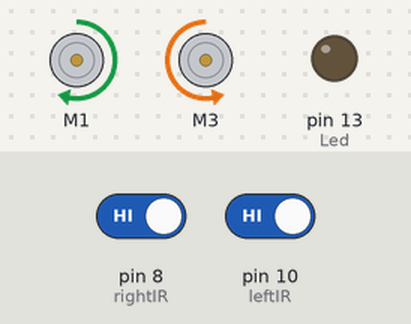
Simulated run of this sketch. Board: Arduino Uno, built with avr-gcc and run on an emulated ATmega328P. On the bench: 2 × DC motor (green arrow = forward, orange = backward, longer = faster), output pins drawn as LEDs (lit = HIGH). The inputs (shaded band) are chosen by the test bench; at power-on: pin 8 (rightIR) HIGH, pin 10 (leftIR) HIGH. What the sketch prints to the serial monitor is not drawn.

Above: at 1.2 s.
1.3 s: pin 8 (rightIR) driven LOW
At 2.5 s:
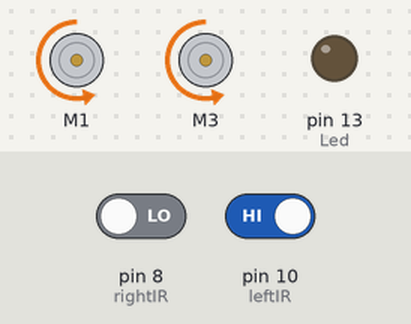
2.8 s: pin 8 (rightIR) driven HIGH
At 3.6 s:
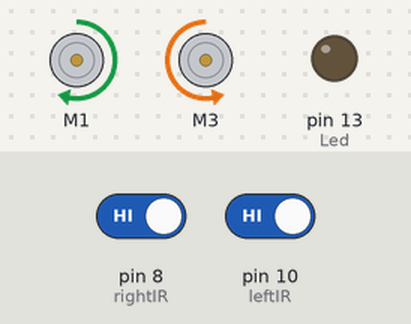
4.3 s: pin 10 (leftIR) driven LOW
At 4.8 s:
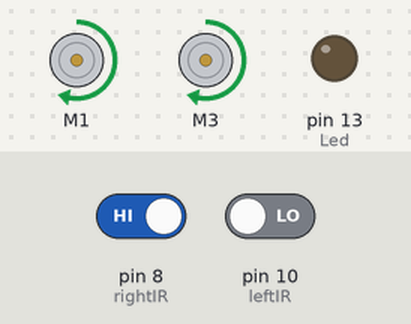
5.8 s: pin 10 (leftIR) driven HIGH
At 7.1 s:
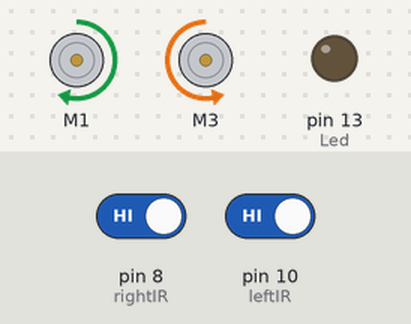
Timing chart, 0 to 8.3 s (numbered marks = the images above; inputs shaded):
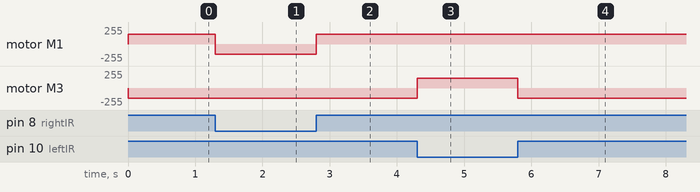

The sketch:

base.ino
```cpp
#include <Wire.h>
#include <Adafruit_MotorShield.h>


Adafruit_MotorShield AFMS = Adafruit_MotorShield();
//m1 - 1, m2 - 2, m3 - 3, m4 - 4
Adafruit_DCMotor *LeftMotor = AFMS.getMotor(1);
Adafruit_DCMotor *RightMotor = AFMS.getMotor(3);
int Led = 13 ;
int leftIR = 10;
int rightIR = 8;
int left;
int right;


void setup() {
  Serial.begin(9600);
  Serial.println("Adafruit Motorshield v2 - DC Motor test!");
  pinMode (Led, OUTPUT) ;
  pinMode (leftIR, INPUT) ;
  pinMode (rightIR, INPUT) ;
  AFMS.begin();

  LeftMotor->setSpeed(150);
  LeftMotor->run(FORWARD);
  LeftMotor->run(RELEASE);
  RightMotor->setSpeed(150);
  RightMotor->run(FORWARD);
  RightMotor->run(RELEASE);

}

void loop() {
  uint8_t i;
  left = digitalRead (leftIR) ;
  right = digitalRead (rightIR);// digital interface will be assigned a value of 3 to read val


  if ((left == LOW && right == LOW)||(left == HIGH && right == HIGH))
  {
    LeftMotor->run(FORWARD);
    LeftMotor->setSpeed(150);
    RightMotor->run(BACKWARD); //power and ground are opposite thats why it is the opposite direction
    RightMotor->setSpeed(150);
  }
  else if (left == HIGH && right == LOW)
  {
    LeftMotor->run(BACKWARD);
    LeftMotor->setSpeed(150);
    RightMotor->run(BACKWARD);
    RightMotor->setSpeed(150);
  }
  else if (left == LOW && right == HIGH)
  {
    LeftMotor->run(FORWARD);
    LeftMotor->setSpeed(150);
    RightMotor->run(FORWARD);
    RightMotor->setSpeed(150);
  }


}
```

Measured:
- after the input at 1.3 s, motor M1: forward 150/255 → backward 150/255 at once
- after the input at 2.8 s, motor M1: backward 150/255 → forward 150/255 at once
- after the input at 4.3 s, motor M3: backward 150/255 → forward 150/255 at once
- after the input at 5.8 s, motor M3: forward 150/255 → backward 150/255 at once
